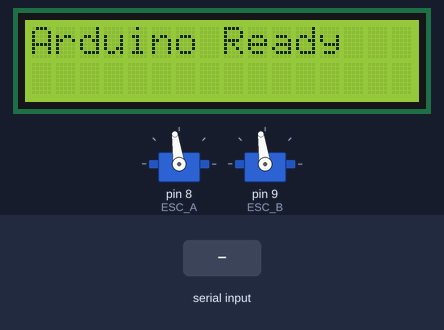
The sketch below on a simulated Arduino Uno, built with avr-gcc and run on an emulated ATmega328P. Shown: 16×2 character LCD, 2 × servo. The inputs (shaded band) are chosen by the test bench.

Above: at 4.1 s.
9.3 s: "L" received over Serial
At 12.0 s:
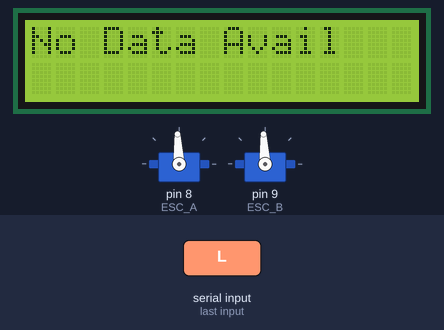
12.3 s: "F" received over Serial
At 13.9 s:
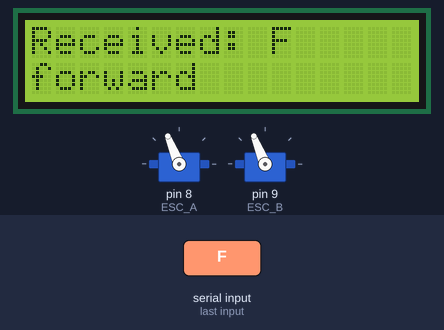
15.3 s: "R" received over Serial
At 16.9 s:
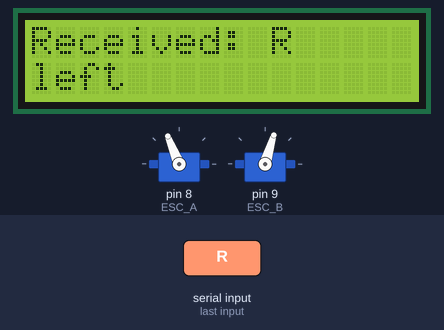
18.3 s: "1" received over Serial
At 19.9 s:
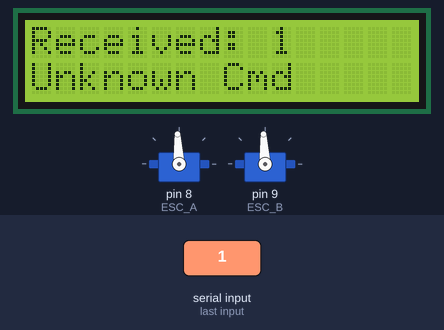
Timing chart, 0 to 21.4 s (numbered marks = the images above; inputs shaded):
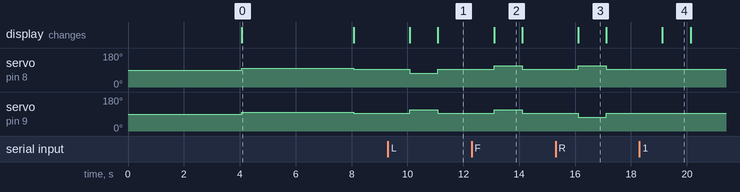

Measured:
- after the input at 9.3 s, servo on pin 8 (ESC_A): 93° → 73° after 0.79 s, → 93° 1.0 s later; servo on pin 9 (ESC_B): 93° → 112° after 0.79 s, → 93° 1.0 s later; the display: first changes after 0.79 s (image 1 shows a later state)
- after the input at 12.3 s, servo on pin 8 (ESC_A), servo on pin 9 (ESC_B): 93° → 112° after 0.80 s, → 93° 1.0 s later; the display: changes after 0.80 s (image 2)
- after the input at 15.3 s, servo on pin 8 (ESC_A): 93° → 112° after 0.81 s, → 93° 1.0 s later; servo on pin 9 (ESC_B): 93° → 73° after 0.81 s, → 93° 1.0 s later; the display: changes after 0.81 s (image 3)
- after the input at 18.3 s, the display: changes after 0.83 s (image 4)
- what the display in image 0 shows lasts 4.0 s, from 4.1 s to 8.1 s
- what the display in image 2 shows lasts 1.0 s, from 13.1 s to 14.1 s

The sketch:

MotorControl.ino
```cpp
#include <Wire.h>
#include <LiquidCrystal.h>
#include <Servo.h>
// Set the LCD I2C address to 0x27 or 0x3F depending on your module
LiquidCrystal lcd(2, 3, 4, 5, 6, 7);

Servo ESC_B;
Servo ESC_A;

void setup() {
  Serial.begin(9600);
  lcd.begin(16, 2);
  ESC_A.attach(8);
  ESC_B.attach(9);
  delay(4000);
  // lcd.setCursor(0, 0);
  lcd.print("Arduino Ready");
  ESC_A.writeMicroseconds(1550); // 1500 means motor is stopped. 1900 is full speed forward. 1100 is full speed backward.
  ESC_B.writeMicroseconds(1550);
  delay(4000);

  lcd.print("Ready to receive commands: F (forward), L (left), R (right)");
}

void loop() {
  if (Serial.available() > 0) {
    char command = Serial.read();

    lcd.clear();
    lcd.setCursor(0, 0);
    lcd.print("Received: ");
    lcd.print(command);

    lcd.setCursor(0, 1);
    if (command == 'L')
    {
      lcd.print("left");
      ESC_A.writeMicroseconds(1300); //left motor back
      ESC_B.writeMicroseconds(1700); //right motor forward
    }

    else if (command == 'F')
    {
      lcd.print("forward");
      ESC_A.writeMicroseconds(1700); //both motors forward
      ESC_B.writeMicroseconds(1700);
    }

    else if (command == 'R')
    {
      lcd.print("left");
      ESC_A.writeMicroseconds(1700); //left motor forward
      ESC_B.writeMicroseconds(1300); //right motor back
    }

    else
    {
      lcd.print("Unknown Cmd");
    }
  }

  else {
    lcd.clear();
    lcd.setCursor(0, 0);
    lcd.print("No Data Avail");
    ESC_A.writeMicroseconds(1500);
    ESC_B.writeMicroseconds(1500); // stop motors if no command.
  }

  delay(1000);
}
```
